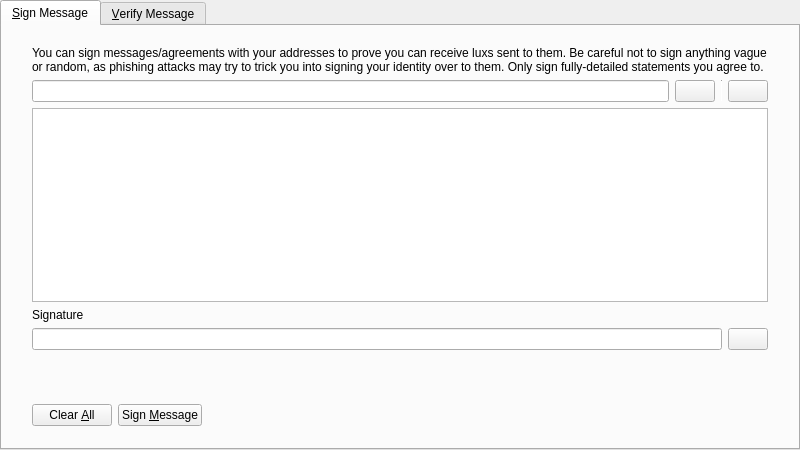
<?xml version="1.0" encoding="UTF-8"?>
<ui version="4.0">
 <class>SignVerifyMessageDialog</class>
 <widget class="QDialog" name="SignVerifyMessageDialog">
  <property name="geometry">
   <rect>
    <x>0</x>
    <y>0</y>
    <width>800</width>
    <height>450</height>
   </rect>
  </property>
  <property name="windowTitle">
   <string>Signatures - Sign / Verify a Message</string>
  </property>
  <property name="modal">
   <bool>true</bool>
  </property>
  <layout class="QVBoxLayout" name="verticalLayout">
   <property name="leftMargin">
    <number>0</number>
   </property>
   <property name="topMargin">
    <number>0</number>
   </property>
   <property name="rightMargin">
    <number>0</number>
   </property>
   <property name="bottomMargin">
    <number>0</number>
   </property>
   <item>
    <widget class="QTabWidget" name="tabWidget">
     <property name="currentIndex">
      <number>0</number>
     </property>
     <widget class="QWidget" name="tabSignMessage">
      <attribute name="title">
       <string>&amp;Sign Message</string>
      </attribute>
      <layout class="QVBoxLayout" name="verticalLayout_SM">
       <property name="leftMargin">
        <number>0</number>
       </property>
       <property name="topMargin">
        <number>0</number>
       </property>
       <property name="rightMargin">
        <number>0</number>
       </property>
       <property name="bottomMargin">
        <number>0</number>
       </property>
       <item>
        <layout class="QVBoxLayout" name="verticalLayout_3">
         <property name="leftMargin">
          <number>30</number>
         </property>
         <property name="topMargin">
          <number>20</number>
         </property>
         <property name="rightMargin">
          <number>30</number>
         </property>
         <property name="bottomMargin">
          <number>20</number>
         </property>
         <item>
          <widget class="QLabel" name="infoLabel_SM">
           <property name="text">
            <string>You can sign messages/agreements with your addresses to prove you can receive luxs sent to them. Be careful not to sign anything vague or random, as phishing attacks may try to trick you into signing your identity over to them. Only sign fully-detailed statements you agree to.</string>
           </property>
           <property name="textFormat">
            <enum>Qt::PlainText</enum>
           </property>
           <property name="wordWrap">
            <bool>true</bool>
           </property>
          </widget>
         </item>
         <item>
          <layout class="QHBoxLayout" name="horizontalLayout_1_SM">
           <property name="spacing">
            <number>6</number>
           </property>
           <item>
            <widget class="QValidatedLineEdit" name="addressIn_SM">
             <property name="toolTip">
              <string>The Lux address to sign the message with</string>
             </property>
            </widget>
           </item>
           <item>
            <widget class="QPushButton" name="addressBookButton_SM">
             <property name="toolTip">
              <string>Choose previously used address</string>
             </property>
             <property name="text">
              <string/>
             </property>
             <property name="icon">
              <iconset resource="../bitcoin.qrc">
               <normaloff>:/icons/address-book</normaloff>:/icons/address-book</iconset>
             </property>
             <property name="shortcut">
              <string>Alt+A</string>
             </property>
             <property name="autoDefault">
              <bool>false</bool>
             </property>
            </widget>
           </item>
           <item>
            <widget class="Line" name="vLine">
             <property name="maximumSize">
              <size>
               <width>1</width>
               <height>22</height>
              </size>
             </property>
             <property name="orientation">
              <enum>Qt::Vertical</enum>
             </property>
            </widget>
           </item>
           <item>
            <widget class="QPushButton" name="pasteButton_SM">
             <property name="toolTip">
              <string>Paste address from clipboard</string>
             </property>
             <property name="text">
              <string/>
             </property>
             <property name="icon">
              <iconset resource="../bitcoin.qrc">
               <normaloff>:/icons/editpaste</normaloff>:/icons/editpaste</iconset>
             </property>
             <property name="shortcut">
              <string>Alt+P</string>
             </property>
             <property name="autoDefault">
              <bool>false</bool>
             </property>
            </widget>
           </item>
          </layout>
         </item>
         <item>
          <widget class="QPlainTextEdit" name="messageIn_SM">
           <property name="toolTip">
            <string>Enter the message you want to sign here</string>
           </property>
          </widget>
         </item>
         <item>
          <widget class="QLabel" name="signatureLabel_SM">
           <property name="text">
            <string>Signature</string>
           </property>
           <property name="textFormat">
            <enum>Qt::PlainText</enum>
           </property>
          </widget>
         </item>
         <item>
          <layout class="QHBoxLayout" name="horizontalLayout_2_SM">
           <property name="spacing">
            <number>6</number>
           </property>
           <item>
            <widget class="QLineEdit" name="signatureOut_SM">
             <property name="font">
              <font>
               <italic>true</italic>
              </font>
             </property>
             <property name="readOnly">
              <bool>true</bool>
             </property>
            </widget>
           </item>
           <item>
            <widget class="QPushButton" name="copySignatureButton_SM">
             <property name="toolTip">
              <string>Copy the current signature to the system clipboard</string>
             </property>
             <property name="text">
              <string/>
             </property>
             <property name="icon">
              <iconset resource="../bitcoin.qrc">
               <normaloff>:/icons/editcopy</normaloff>:/icons/editcopy</iconset>
             </property>
             <property name="autoDefault">
              <bool>false</bool>
             </property>
            </widget>
           </item>
          </layout>
         </item>
        </layout>
       </item>
       <item>
        <widget class="QWidget" name="buttonsContainerWhite" native="true">
         <layout class="QHBoxLayout" name="horizontalLayout">
          <property name="leftMargin">
           <number>30</number>
          </property>
          <property name="topMargin">
           <number>15</number>
          </property>
          <property name="rightMargin">
           <number>30</number>
          </property>
          <item>
           <widget class="QPushButton" name="clearButton_SM">
            <property name="toolTip">
             <string>Reset all sign message fields</string>
            </property>
            <property name="text">
             <string>Clear &amp;All</string>
            </property>
            <property name="icon">
             <iconset resource="../bitcoin.qrc">
              <normaloff>:/icons/remove</normaloff>:/icons/remove</iconset>
            </property>
            <property name="autoDefault">
             <bool>false</bool>
            </property>
           </widget>
          </item>
          <item>
           <widget class="QPushButton" name="signMessageButton_SM">
            <property name="toolTip">
             <string>Sign the message to prove you own this Lux address</string>
            </property>
            <property name="text">
             <string>Sign &amp;Message</string>
            </property>
            <property name="icon">
             <iconset resource="../bitcoin.qrc">
              <normaloff>:/icons/edit</normaloff>:/icons/edit</iconset>
            </property>
            <property name="autoDefault">
             <bool>false</bool>
            </property>
           </widget>
          </item>
          <item>
           <spacer name="horizontalSpacer_1_SM">
            <property name="orientation">
             <enum>Qt::Horizontal</enum>
            </property>
            <property name="sizeHint" stdset="0">
             <size>
              <width>40</width>
              <height>48</height>
             </size>
            </property>
           </spacer>
          </item>
          <item>
           <widget class="QLabel" name="statusLabel_SM">
            <property name="font">
             <font>
              <weight>75</weight>
              <bold>true</bold>
             </font>
            </property>
            <property name="text">
             <string/>
            </property>
            <property name="wordWrap">
             <bool>true</bool>
            </property>
           </widget>
          </item>
          <item>
           <spacer name="horizontalSpacer_2_SM">
            <property name="orientation">
             <enum>Qt::Horizontal</enum>
            </property>
            <property name="sizeHint" stdset="0">
             <size>
              <width>40</width>
              <height>48</height>
             </size>
            </property>
           </spacer>
          </item>
         </layout>
        </widget>
       </item>
      </layout>
     </widget>
     <widget class="QWidget" name="tabVerifyMessage">
      <attribute name="title">
       <string>&amp;Verify Message</string>
      </attribute>
      <layout class="QVBoxLayout" name="verticalLayout_VM">
       <property name="leftMargin">
        <number>0</number>
       </property>
       <property name="topMargin">
        <number>0</number>
       </property>
       <property name="rightMargin">
        <number>0</number>
       </property>
       <property name="bottomMargin">
        <number>0</number>
       </property>
       <item>
        <layout class="QVBoxLayout" name="verticalLayout_2">
         <property name="leftMargin">
          <number>30</number>
         </property>
         <property name="topMargin">
          <number>20</number>
         </property>
         <property name="rightMargin">
          <number>30</number>
         </property>
         <property name="bottomMargin">
          <number>20</number>
         </property>
         <item>
          <widget class="QLabel" name="infoLabel_VM">
           <property name="text">
            <string>Enter the receiver's address, message (ensure you copy line breaks, spaces, tabs, etc. exactly) and signature below to verify the message. Be careful not to read more into the signature than what is in the signed message itself, to avoid being tricked by a man-in-the-middle attack. Note that this only proves the signing party receives with the address, it cannot prove sendership of any transaction!</string>
           </property>
           <property name="textFormat">
            <enum>Qt::PlainText</enum>
           </property>
           <property name="alignment">
            <set>Qt::AlignLeading|Qt::AlignLeft|Qt::AlignTop</set>
           </property>
           <property name="wordWrap">
            <bool>true</bool>
           </property>
          </widget>
         </item>
         <item>
          <layout class="QHBoxLayout" name="horizontalLayout_1_VM">
           <property name="spacing">
            <number>6</number>
           </property>
           <item>
            <widget class="QValidatedLineEdit" name="addressIn_VM">
             <property name="toolTip">
              <string>The Lux address the message was signed with</string>
             </property>
            </widget>
           </item>
           <item>
            <widget class="QPushButton" name="addressBookButton_VM">
             <property name="toolTip">
              <string>Choose previously used address</string>
             </property>
             <property name="text">
              <string/>
             </property>
             <property name="icon">
              <iconset resource="../bitcoin.qrc">
               <normaloff>:/icons/address-book</normaloff>:/icons/address-book</iconset>
             </property>
             <property name="shortcut">
              <string>Alt+A</string>
             </property>
             <property name="autoDefault">
              <bool>false</bool>
             </property>
            </widget>
           </item>
          </layout>
         </item>
         <item>
          <widget class="QPlainTextEdit" name="messageIn_VM"/>
         </item>
         <item>
          <widget class="QValidatedLineEdit" name="signatureIn_VM"/>
         </item>
        </layout>
       </item>
       <item>
        <widget class="QWidget" name="buttonsContainerWhite_" native="true">
         <layout class="QHBoxLayout" name="horizontalLayout_2">
          <property name="leftMargin">
           <number>30</number>
          </property>
          <property name="topMargin">
           <number>15</number>
          </property>
          <property name="rightMargin">
           <number>30</number>
          </property>
          <item>
           <widget class="QPushButton" name="clearButton_VM">
            <property name="toolTip">
             <string>Reset all verify message fields</string>
            </property>
            <property name="text">
             <string>Clear &amp;All</string>
            </property>
            <property name="icon">
             <iconset resource="../bitcoin.qrc">
              <normaloff>:/icons/remove</normaloff>:/icons/remove</iconset>
            </property>
            <property name="autoDefault">
             <bool>false</bool>
            </property>
           </widget>
          </item>
          <item>
           <widget class="QPushButton" name="verifyMessageButton_VM">
            <property name="toolTip">
             <string>Verify the message to ensure it was signed with the specified Lux address</string>
            </property>
            <property name="text">
             <string>Verify &amp;Message</string>
            </property>
            <property name="icon">
             <iconset resource="../bitcoin.qrc">
              <normaloff>:/icons/transaction_0</normaloff>:/icons/transaction_0</iconset>
            </property>
            <property name="autoDefault">
             <bool>false</bool>
            </property>
           </widget>
          </item>
          <item>
           <spacer name="horizontalSpacer_1_VM">
            <property name="orientation">
             <enum>Qt::Horizontal</enum>
            </property>
            <property name="sizeHint" stdset="0">
             <size>
              <width>40</width>
              <height>48</height>
             </size>
            </property>
           </spacer>
          </item>
          <item>
           <widget class="QLabel" name="statusLabel_VM">
            <property name="font">
             <font>
              <weight>75</weight>
              <bold>true</bold>
             </font>
            </property>
            <property name="text">
             <string/>
            </property>
            <property name="wordWrap">
             <bool>true</bool>
            </property>
           </widget>
          </item>
          <item>
           <spacer name="horizontalSpacer_2_VM">
            <property name="orientation">
             <enum>Qt::Horizontal</enum>
            </property>
            <property name="sizeHint" stdset="0">
             <size>
              <width>40</width>
              <height>48</height>
             </size>
            </property>
           </spacer>
          </item>
         </layout>
        </widget>
       </item>
      </layout>
     </widget>
    </widget>
   </item>
  </layout>
 </widget>
 <customwidgets>
  <customwidget>
   <class>QValidatedLineEdit</class>
   <extends>QLineEdit</extends>
   <header>qt/qvalidatedlineedit.h</header>
  </customwidget>
 </customwidgets>
 <resources>
  <include location="../bitcoin.qrc"/>
 </resources>
 <connections/>
</ui>
